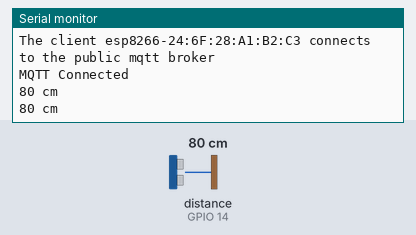
The sketch below on a simulated ESP8266 (NodeMCU). Shown: the last lines printed to the serial monitor. Wiring (inferred from the names in the program): ultrasonic range finder: trigger GPIO 12; echo GPIO 14. The inputs (shaded band) are chosen by the test bench; at power-on: distance to the obstacle (sensor on GPIO 14) 80 cm. The echo pulse lasts 58.3 µs per cm; WiFi joins after 1.5 s; servers stay silent unless stated; no MQTT or app messages arrive unless stated.

Above: at 2.8 s.
2.9 s: distance to the obstacle (sensor on GPIO 14) set to 2 cm
At 4.2 s:
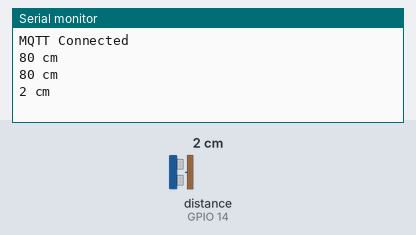
4.4 s: distance to the obstacle (sensor on GPIO 14) set to 4 cm
At 5.4 s:
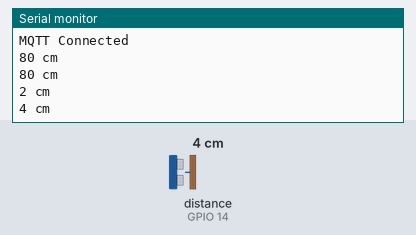
Timing chart, 0 to 7.4 s (numbered marks = the images above; inputs shaded):
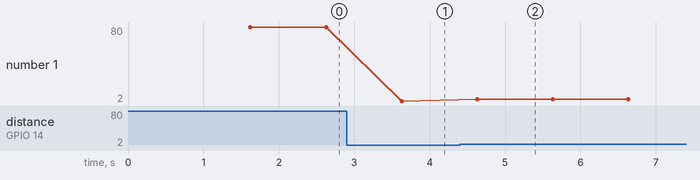

The sketch:

led_range.ino
```cpp
#include "Config.h"
#include "WIFI.h"
#include "MQTT.h"
#include "Range.h"

void setup() {
  Serial.begin(9600);
  WIFI_init(false); // Initialize in client mode
  MQTT_init(); // Initialize MQTT
  range_init(); // Initialize the rangefinder
}

void loop() {
  mqtt_cli.loop(); // Ensure MQTT connection is alive
  int range = get_range(); // Get the distance measurement
  mqtt_cli.publish(TOPIC_DATA, String(range).c_str()); // Publish the distance
  delay(1000); // Wait for a second before next measurement
}
```

MQTT.h
```cpp
#include <PubSubClient.h>

PubSubClient mqtt_cli(wifiClient);

void callback(char *topic, byte *payload, unsigned int length) {
    Serial.print("Message arrived in topic: ");
    Serial.println(topic);
    Serial.print("With length: ");
    Serial.println(length);
}

void MQTT_init(){
  mqtt_cli.setServer(mqtt_broker, mqtt_port);
  mqtt_cli.setBufferSize(2048);
  mqtt_cli.setCallback(callback);
  while (!mqtt_cli.connected()) {
      String client_id = "esp8266-" + String(WiFi.macAddress());
      Serial.print("The client " + client_id);
      Serial.println(" connects to the public mqtt broker\n");
      if (mqtt_cli.connect(client_id.c_str())){
          Serial.println("MQTT Connected");
      } else {
          Serial.print("failed with state ");
          Serial.println(mqtt_cli.state());
          delay(2000);
      }
  }
}
```

Range.h
```cpp
void range_init() {
  pinMode(trigPin, OUTPUT);
  pinMode(echoPin, INPUT);
}

int get_range() {
  int duration, distance;
  digitalWrite(trigPin, LOW);
  delayMicroseconds(2);
  digitalWrite(trigPin, HIGH);
  delayMicroseconds(10);
  digitalWrite(trigPin, LOW);
  duration = pulseIn(echoPin, HIGH);
  distance = duration / 58;
  Serial.print(distance);
  Serial.println(" cm");
  return distance;
}
```

Wifi.h
```cpp
#include <ESP8266WiFi.h>
#include <WiFiClient.h>
#include <ESP8266WiFiMulti.h>

ESP8266WiFiMulti wifiMulti;
WiFiClient wifiClient;

String ip = "(IP unset)";

String id(){

  uint8_t mac[WL_MAC_ADDR_LENGTH];
  WiFi.softAPmacAddress(mac);
  String macID = String(mac[WL_MAC_ADDR_LENGTH - 2], HEX) + String(mac[WL_MAC_ADDR_LENGTH - 1], HEX);
  macID.toUpperCase();
  return macID;
}

bool StartAPMode() {
  Serial.println("Try WiFi in AP mode with name: "+ ssidAP + " " + id());
  IPAddress apIP(192, 168, 4, 1);
  WiFi.disconnect();
  WiFi.mode(WIFI_AP);
  WiFi.softAPConfig(apIP, apIP, IPAddress(255, 255, 255, 0));
  WiFi.softAP((ssidAP + " " + id()).c_str(), passwordAP.c_str());
  Serial.println("");
  Serial.println("WiFi up in AP mode with name: "+ ssidAP + " " + id());
  return true;
}

void StartCLIMode() {
  Serial.println("Try WiFi in CLIENT mode ");
  wifiMulti.addAP(ssidCLI, passwordCLI);
  //it is possible to add more networks to connect
  while(wifiMulti.run() != WL_CONNECTED) {

  }
  Serial.println("WiFi in CLIENT mode ");
}

void WIFI_init(bool mode_ap) {
    if (mode_ap) {
      StartAPMode();
      ip = WiFi.softAPIP().toString();
    } else {
      StartCLIMode();
      ip = WiFi.localIP().toString();
    }
    Serial.println("IP address: ");
    Serial.println(ip);
}
```

Config.h
```cpp
String ssidAP = "ESP_WIFI_Sofa"; // имя контроллера и точки доступа
String passwordAP = "ESP8266123"; // пароль точки доступа

char* TOPIC_HELLO = "lab/sensors/stair/range/state";
char* TOPIC_DATA = "lab/sensors/stair/range/data";

char* ssidCLI = "Jojo";
char* passwordCLI = "Lalali-lolo";

char* mqtt_broker = "broker.emqx.io";

const int mqtt_port = 1883;

const int led = 2;

const int trigPin = 12;
const int echoPin = 14;  
```

Measured:
- after the input at 2.9 s, the serial monitor: prints a new line after 0.73 s (image 1)
- after the input at 4.4 s, the serial monitor: prints a new line after 0.23 s (image 2)
- plotted number 1: 2 → 4 after the input at 4.4 s
